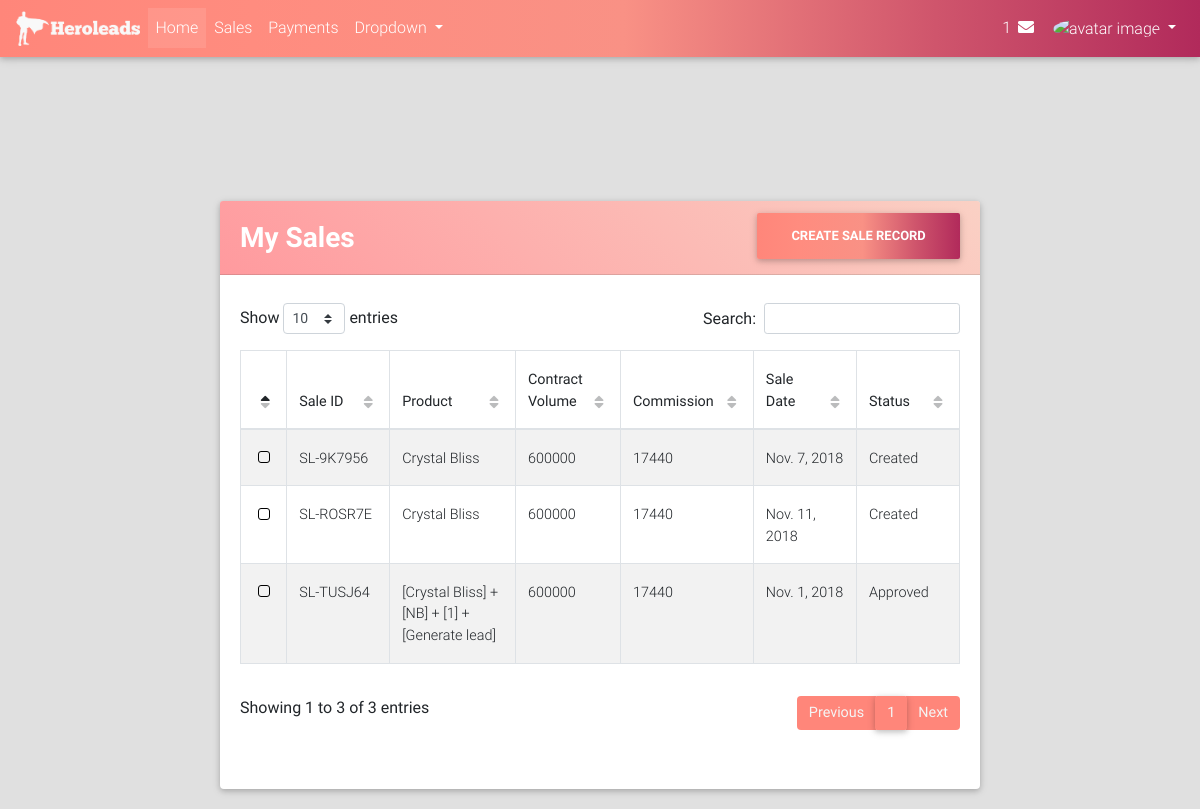
Page /sales/list/ (signed in) on the committed database.
### sales/models.py (models this page shows, shortened)
class Sale(models.Model):
    SALE_STATUS_CHOICES = (("CR", "Created"), ("AP", "Approved"), ("CP", "Completed"), ("DC", "Declined"))
    agent = models.ForeignKey(User, on_delete=models.CASCADE)
    campaign_name = models.CharField(max_length=128)
    sale_date = models.DateField()
    setup_fee = models.PositiveIntegerField()
    contract_volume = models.PositiveIntegerField()
    monthly_budget = models.PositiveIntegerField()
    duration = models.ForeignKey(Duration, on_delete=models.PROTECT)
    management_fee = models.PositiveIntegerField()
    car_dealer_amount = models.PositiveIntegerField()
    payment_terms = models.PositiveIntegerField()
    agent_comment = models.TextField(verbose_name="Comment", blank=True)
    first_commission_paid = models.BooleanField(default=False)
    last_commission_paid = models.BooleanField(default=False)
    first_commission_pay_on = models.DateField(blank=True, null=True)
    last_commission_pay_on = models.DateField(blank=True, null=True)
    finance_comment = models.TextField(blank=True)
    commission_applicable = models.FloatField(blank=True, null=True)
    payment_term_intz = models.PositiveIntegerField(blank=True, null=True)
    car_dealer_bonus = models.PositiveIntegerField(blank=True, null=True)
    multiplier_applicable = models.FloatField(blank=True, null=True)
    setup_fee_payout = models.PositiveIntegerField(blank=True, null=True)
    first_payout = models.PositiveIntegerField(blank=True, null=True)
    last_payout = models.PositiveIntegerField(blank=True, null=True)
    bonus_payout = models.PositiveIntegerField(blank=True, null=True)
    total_payout = models.PositiveIntegerField(blank=True, null=True)
    sale_id = models.CharField(max_length=32, default=sale_id_generator)
    status = models.CharField(max_length=2, choices=SALE_STATUS_CHOICES, default="CR")
    created_on = models.DateTimeField(auto_now_add=True)
    @property
    def get_absolute_url(self):
        return reverse_lazy("sales:detail", kwargs={"id": self.id})

### sales/views.py (the view)
class SaleListView(LoginRequiredMixin, ListView):
    model = Sale
    context_object_name = "sales"
    template_name = "sales/list.html"
    def get_queryset(self):
        qs = super().get_queryset()
        return qs.filter(agent=self.request.user)

### portal/templates/sales/list.html (shortened to what this page needs)
{% extends "portal/base.html" %}
{% load crispy_forms_tags %}
{% load static %}
{% block custom_links %}
    <link href="{% static "css/addons/datatables.min.css" %}" rel="stylesheet">
    <link href="{% static "css/addons/datatables-select.min.css" %}" rel="stylesheet">
{% endblock %}
{% block content %}
    <br><br><br><br><br>
    <div class="col-lg-8" style="margin: auto;padding: 20px">
        <div class="card">
            <div class="card-header warm-flame-gradient clearfix">
                <div class="page_heading float-left">
                    <h3 class="font-weight-bold white-text mt-2">My Sales</h3>
                </div>
                <div class="create_sale_btn float-right">
                    <a href="{% url "sales:add" %}"><button class="btn young-passion-gradient text-white font-weight-bold m-0">Create Sale Record</button></a>
                </div>
            </div>
        <div class="card-body">
            <table id="dt-basic-checkbox" class="table table-striped table-bordered" cellspacing="0" width="100%">
          <thead>
            <tr>
              <th></th>
              <th class="th-sm">Sale ID</th>
              <th class="th-sm">Product</th>
              <th class="th-sm">Contract Volume</th>
              <th class="th-sm">Commission</th>
              <th class="th-sm">Sale Date</th>
              <th class="th-sm">Status</th>
            </tr>
          </thead>
          <tbody>
            {% for sale in sales %}
                <tr>
                    <td></td>
                    <td><a href="{{ sale.get_absolute_url }}">{{ sale.sale_id }}</a></td>
                    <td>{{ sale.campaign_name }}</td>
                    <td>{{ sale.contract_volume }}</td>
                    <td>{{ sale.total_payout }}</td>
                    <td>{{ sale.sale_date }}</td>
                    <td>{{ sale.get_status_display }}</td>
                </tr>
            {% endfor %}
          </tbody>
        </table>
        </div>
        </div>
    </div>
{% endblock %}

### portal/templates/portal/base.html (shortened to what this page needs)
<!DOCTYPE html>
{% load static %}
<html lang="en">
<head>
    <link rel="stylesheet" href="https://use.fontawesome.com/releases/v5.8.2/css/all.css">
    <link href="{% static "css/bootstrap.min.css" %}" rel="stylesheet">
    <link href="{% static "css/mdb.min.css" %}" rel="stylesheet">
    <link href="{% static "css/style.css" %}" rel="stylesheet">
    {% block custom_links %}
    {% endblock %}
</head>
<body class="bg-light">
    {% if user.is_authenticated %}
        {% include "portal/header.html" %}
    {% endif %}
    {% block content %}
    {% endblock %}
</body>
</html>

### portal/templates/portal/header.html (shortened to what this page needs)
{% load static %}
<nav class="mb-1 navbar navbar-expand-lg navbar-dark young-passion-gradient lighten-1">
    <a class="navbar-brand font-weight-bold bg text-center m-0 p-0 mr-2" href="{% url "portal:home" %}">
        <img src="{% static "img/logo.png" %}" height="35px">
    </a>
  <div class="collapse navbar-collapse" id="navbarSupportedContent-555">
    <ul class="navbar-nav mr-auto">
      <li class="nav-item active">
        <a class="nav-link" href="{% url "portal:home" %}">Home
        </a>
      </li>
      <li class="nav-item">
        <a class="nav-link" href="{% url "sales:list" %}">Sales</a>
      </li>
      <li class="nav-item">
        <a class="nav-link" href="#">Payments</a>
      </li>
      <li class="nav-item dropdown">
        <a class="nav-link dropdown-toggle" id="navbarDropdownMenuLink-555" data-toggle="dropdown"
          aria-haspopup="true" aria-expanded="false">Dropdown
        </a>
      </li>
    </ul>
    <ul class="navbar-nav ml-auto nav-flex-icons">
      <li class="nav-item">
        <a class="nav-link waves-effect waves-light">1
          <i class="fas fa-envelope"></i>
        </a>
      </li>
      <li class="nav-item avatar dropdown">
        <a class="nav-link dropdown-toggle" id="navbarDropdownMenuLink-55" data-toggle="dropdown"
          aria-haspopup="true" aria-expanded="false">
          <img src="https://mdbootstrap.com/img/Photos/Avatars/avatar-2.jpg" class="rounded-circle z-depth-0"
            alt="avatar image" height="30px">
        </a>
      </li>
    </ul>
  </div>
</nav>

### portal/static/css/style.css (style rules this page uses)
.table-striped > tbody > tr:nth-child(2n+1) > td, .table-striped > tbody > tr:nth-child(2n+1) > th { background-color: #7abaffl; }

### rows in the picture
Sale: sale_id "SL-9K7956", campaign_name "Crystal Bliss", contract_volume "600000", total_payout "17440", sale_date "Nov. 7, 2018", status "Created"
Sale: sale_id "SL-ROSR7E", campaign_name "Crystal Bliss", contract_volume "600000", total_payout "17440", sale_date "Nov. 11, 2018", status "Created"
Sale: sale_id "SL-TUSJ64", campaign_name "[Crystal Bliss] + [NB] + [1] + [Generate lead]", contract_volume "600000", total_payout "17440", sale_date "Nov. 1, 2018", status "Approved"
